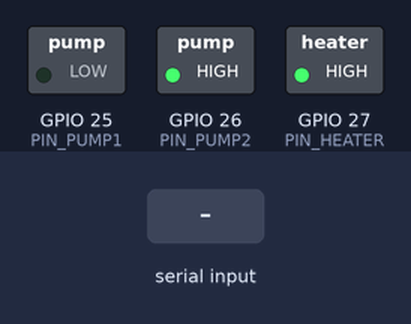
The sketch below on a simulated ESP32. On the bench: switched loads named in the sketch (green lamp = pin HIGH). The test bench sets the inputs (shaded band). What the sketch prints to the serial monitor is not drawn.

Above: at 0.4 s.
At 4.5 s:
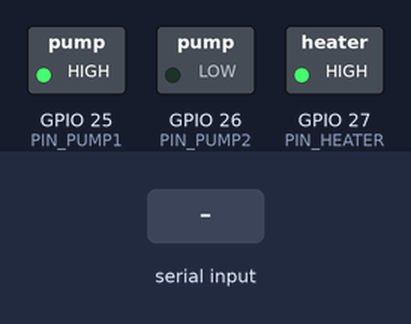
4.6 s: "o\n" received over Serial
At 5.8 s:
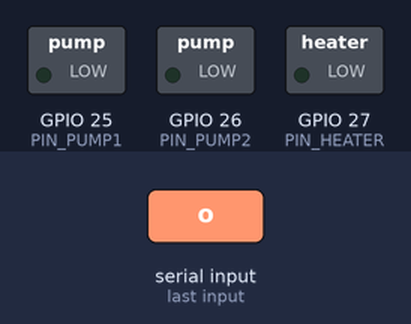
Timing chart, 0 to 7.6 s (numbered marks = the images above; inputs shaded):
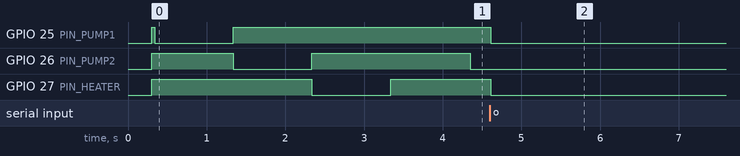

The sketch:

B_board_test.ino
```cpp
// ===================================================================
//  B보드 작동 테스트 (BLE/ESP-NOW 없음, 순수 릴레이 제어 검증)
//  ─ IO25(펌프1·CH1) → IO26(펌프2·CH2) → IO27(히터·CH3) 순서로
//    3초 ON / 1초 OFF 무한 반복
//  ─ 시리얼(115200)로 한 줄씩 상태/핀 레벨 표시
//  ─ 시리얼 명령:
//      1 → 펌프1만 5초 ON
//      2 → 펌프2만 5초 ON
//      3 → 히터만 5초 ON
//      o → 전부 동시 10초 ON
//      a → 자동 순환 모드(기본)
//      t → 릴레이 극성 반전(LOW↔HIGH 트리거 토글)
//      x → 전부 OFF
// ===================================================================

#define PIN_PUMP1  25   // 급수 (릴레이 CH1)
#define PIN_PUMP2  26   // 순환 (릴레이 CH2)
#define PIN_HEATER 27   // 히터 (릴레이 CH3)

// 릴레이가 반대로 동작하면 시리얼에서 't' 입력 → 자동 반전
bool relayLowTrig = true;

const char* CH_NAME[3] = {"펌프1(CH1)", "펌프2(CH2)", "히터  (CH3)"};
const int   CH_PIN[3]  = {PIN_PUMP1, PIN_PUMP2, PIN_HEATER};

void drive(int pin, bool on) {
  int lvl = (on ^ relayLowTrig) ? HIGH : LOW;
  digitalWrite(pin, lvl);
}

void allOff() {
  for (int i = 0; i < 3; i++) drive(CH_PIN[i], false);
}

void chOnly(int idx, int seconds) {
  allOff();
  Serial.printf(">> %s ON %d초 (pin %d → %s)\n",
                CH_NAME[idx], seconds, CH_PIN[idx],
                (relayLowTrig ? "LOW(=0)" : "HIGH(=1)"));
  drive(CH_PIN[idx], true);
  for (int s = 0; s < seconds; s++) {
    delay(1000);
    Serial.printf("   [%d/%d] pin25:%d pin26:%d pin27:%d\n",
                  s + 1, seconds,
                  digitalRead(PIN_PUMP1), digitalRead(PIN_PUMP2), digitalRead(PIN_HEATER));
  }
  allOff();
  Serial.println("   OFF");
}

enum Mode { AUTO, MANUAL };
Mode mode = AUTO;

void handleSerial() {
  if (!Serial.available()) return;
  char c = Serial.read();
  if (c == '\n' || c == '\r') return;

  switch (c) {
    case '1': mode = MANUAL; chOnly(0, 5); mode = AUTO; break;
    case '2': mode = MANUAL; chOnly(1, 5); mode = AUTO; break;
    case '3': mode = MANUAL; chOnly(2, 5); mode = AUTO; break;
    case 'o': case 'O': {
      mode = MANUAL;
      Serial.println(">> 전부 ON 10초 (3채널 동시)");
      drive(PIN_PUMP1, true); drive(PIN_PUMP2, true); drive(PIN_HEATER, true);
      for (int s = 0; s < 10; s++) {
        delay(1000);
        Serial.printf("   [%d/10] pin25:%d pin26:%d pin27:%d\n", s + 1,
                      digitalRead(PIN_PUMP1), digitalRead(PIN_PUMP2), digitalRead(PIN_HEATER));
      }
      allOff();
      Serial.println("   전부 OFF");
      mode = AUTO;
      break;
    }
    case 'a': case 'A':
      mode = AUTO; Serial.println("[명령] 자동 순환 모드"); break;
    case 'x': case 'X':
      mode = MANUAL; allOff();
      Serial.println("[명령] 전부 OFF"); break;
    case 't': case 'T':
      relayLowTrig = !relayLowTrig;
      Serial.printf("[명령] 릴레이 극성 반전 → 이제 %s 트리거\n",
                    relayLowTrig ? "LOW" : "HIGH");
      allOff();
      break;
    default:
      Serial.printf("[?] 알 수 없는 입력 '%c'. 사용: 1/2/3/o/a/x/t\n", c);
  }
}

void printHelp() {
  Serial.println();
  Serial.println("============================================");
  Serial.println("   B보드 릴레이 테스트 시작");
  Serial.println("============================================");
  Serial.printf(" 릴레이 트리거 : %s\n", relayLowTrig ? "LOW" : "HIGH");
  Serial.println(" 핀  IO25→펌프1·CH1   IO26→펌프2·CH2   IO27→히터·CH3");
  Serial.println();
  Serial.println(" [시리얼 명령]");
  Serial.println("  1 = 펌프1 5초 / 2 = 펌프2 5초 / 3 = 히터 5초");
  Serial.println("  o = 전부 ON 10초");
  Serial.println("  a = 자동순환  / x = 전부OFF  / t = 극성반전");
  Serial.println("============================================");
}

void setup() {
  Serial.begin(115200);
  delay(300);

  pinMode(PIN_PUMP1,  OUTPUT);
  pinMode(PIN_PUMP2,  OUTPUT);
  pinMode(PIN_HEATER, OUTPUT);
  allOff();

  printHelp();

  // 자가테스트: 1초씩 3채널 강제 ON
  Serial.println("[자가테스트] 1초씩 순서대로 ON");
  for (int i = 0; i < 3; i++) {
    Serial.printf("  %s ON\n", CH_NAME[i]);
    drive(CH_PIN[i], true);
    delay(1000);
    drive(CH_PIN[i], false);
  }
  Serial.println("[자가테스트] 완료. 자동 순환 시작.\n");
}

unsigned long lastStep = 0;
int  curCh   = 0;
bool curOn   = true;
const unsigned long ON_MS  = 3000;
const unsigned long OFF_MS = 1000;

void loop() {
  handleSerial();
  if (mode != AUTO) { delay(20); return; }

  unsigned long now = millis();
  unsigned long target = curOn ? ON_MS : OFF_MS;

  if (now - lastStep >= target) {
    lastStep = now;
    if (curOn) {
      // 켜놨던 채널 끄기
      drive(CH_PIN[curCh], false);
      curOn = false;
      Serial.printf("   ↳ %s OFF  (pin %d)\n", CH_NAME[curCh], CH_PIN[curCh]);
    } else {
      // 다음 채널 켜기
      curCh = (curCh + 1) % 3;
      drive(CH_PIN[curCh], true);
      curOn = true;
      Serial.printf(">> %s ON  3초  (pin %d → %s)   |  실측 25:%d 26:%d 27:%d\n",
                    CH_NAME[curCh], CH_PIN[curCh],
                    (relayLowTrig ? "LOW" : "HIGH"),
                    digitalRead(PIN_PUMP1), digitalRead(PIN_PUMP2), digitalRead(PIN_HEATER));
    }
  }
  delay(20);
}
```

Measured:
- after the input at 4.6 s, GPIO 25 (PIN_PUMP1): HIGH → LOW after 0.01 s instead of 7.8 s; GPIO 26 (PIN_PUMP2): stays LOW (without the input it goes to HIGH after 2.8 s)
